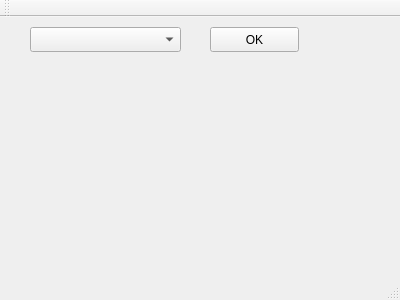
<?xml version="1.0" encoding="UTF-8"?>
<ui version="4.0">
 <class>MainWindow</class>
 <widget class="QMainWindow" name="MainWindow">
  <property name="geometry">
   <rect>
    <x>0</x>
    <y>0</y>
    <width>400</width>
    <height>300</height>
   </rect>
  </property>
  <property name="windowTitle">
   <string>MainWindow</string>
  </property>
  <widget class="QWidget" name="centralWidget">
   <widget class="QComboBox" name="comboBox">
    <property name="geometry">
     <rect>
      <x>30</x>
      <y>10</y>
      <width>151</width>
      <height>25</height>
     </rect>
    </property>
   </widget>
   <widget class="QPushButton" name="pushButton">
    <property name="geometry">
     <rect>
      <x>210</x>
      <y>10</y>
      <width>89</width>
      <height>25</height>
     </rect>
    </property>
    <property name="text">
     <string>OK</string>
    </property>
   </widget>
  </widget>
  <widget class="QMenuBar" name="menuBar">
   <property name="geometry">
    <rect>
     <x>0</x>
     <y>0</y>
     <width>400</width>
     <height>22</height>
    </rect>
   </property>
  </widget>
  <widget class="QToolBar" name="mainToolBar">
   <attribute name="toolBarArea">
    <enum>TopToolBarArea</enum>
   </attribute>
   <attribute name="toolBarBreak">
    <bool>false</bool>
   </attribute>
  </widget>
  <widget class="QStatusBar" name="statusBar"/>
 </widget>
 <layoutdefault spacing="6" margin="11"/>
 <resources/>
 <connections/>
</ui>
